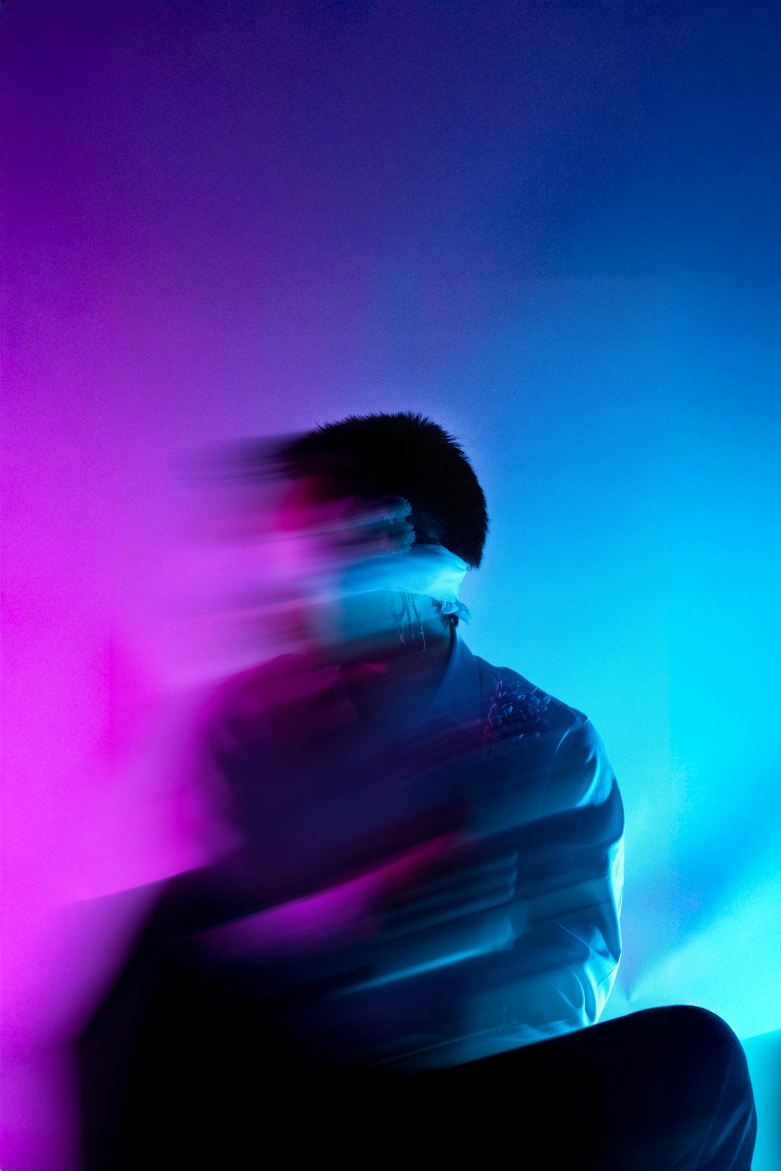
#> input picture sample.jpg, 5461 x 8192 px (shown at 1/7 size)
$ python open_cv_morphology_ops_github.py
#> lines starting #> are read from the running program, lines starting #| are printed output that depends on the picture
import cv2
import os
import numpy as np
import tkinter as tk


class MorphologyOps:
    def __init__(self, image_path: str, folder_name: str):
        self.image = cv2.imread(image_path, cv2.IMREAD_GRAYSCALE)
        self.folder_name = folder_name
        os.makedirs(self.folder_name, exist_ok=True)

        if self.image is None:
            raise FileNotFoundError(f"❌ Image not found at {image_path}")

        # Get screen size
        root = tk.Tk()
        root.withdraw() # Hide the TK window
        self.screen_w = root.winfo_screenwidth()
        self.screen_h = root.winfo_screenheight()

    def _resize_with_padding(self, img, target_size):
        """
        Resize image keeping aspect ratio, add black padding to fit target size.
        """
        h, w = img.shape[:2]
        target_w, target_h = target_size

        scale = min(target_w / w, target_h / h)
        new_w, new_h = int(w * scale), int(h * scale)
        resized = cv2.resize(img, (new_w, new_h), interpolation=cv2.INTER_AREA)

        top = (target_h - new_h) // 2
        bottom = target_h - new_h - top
        left = (target_w - new_w) // 2
        right = target_w - new_w - left
        padded = cv2.copyMakeBorder(resized, top, bottom, left, right,
                                    cv2.BORDER_CONSTANT, value=(0, 0, 0))
        return padded

    def show_comparison(self, eroded, dilated, win_name="Original vs Erosion vs Dilation"):
        """
        Show Original, Eroded, and Dilated images side by side,
        scaled to screen size.
        """
       # Equal space for three images → let's divide the screen into 3 parts
        target_w = self.screen_w // 3
        target_h = self.screen_h

        original_resized = self._resize_with_padding(self.image, (target_w, target_h))
        eroded_resized = self._resize_with_padding(eroded, (target_w, target_h))
        dilated_resized = self._resize_with_padding(dilated, (target_w, target_h))

        combined = np.hstack((original_resized, eroded_resized, dilated_resized))

        cv2.namedWindow(win_name, cv2.WINDOW_NORMAL)
        cv2.setWindowProperty(win_name, cv2.WND_PROP_FULLSCREEN, cv2.WINDOW_FULLSCREEN)
        cv2.imshow(win_name, combined)
        cv2.waitKey(0)
        cv2.destroyAllWindows()

    def erosion(self, kernel_size=(5, 5), iterations=1, save_name="eroded.png"):
        kernel = np.ones(kernel_size, np.uint8)
        eroded = cv2.erode(self.image, kernel, iterations=iterations)
        path = f"{self.folder_name}/{save_name}"
        cv2.imwrite(path, eroded)
        print(f"✅ Eroded image saved as {path}")
        return eroded

    def dilation(self, kernel_size=(5, 5), iterations=1, save_name="dilated.png"):
        kernel = np.ones(kernel_size, np.uint8)
        dilated = cv2.dilate(self.image, kernel, iterations=iterations)
        path = f"{self.folder_name}/{save_name}"
        cv2.imwrite(path, dilated)
        print(f"✅ Dilated image saved as {path}")
        return dilated

    def explain_morphology(self):
        print("Morphological Operations:")
        print("- Erosion: Removes pixels on object boundaries → shrinks objects.")
        print("- Dilation: Adds pixels to object boundaries → enlarges objects.")
        print("Often used in noise removal, edge detection, or shape analysis.")


def main():
    image_path = "sample.jpg"
    folder_name = "morphology_results"

    mo = MorphologyOps(image_path, folder_name)
#> in __init__, `self.image = cv2.imread(image_path, cv2.IMREAD_GRAYSCALE)`:
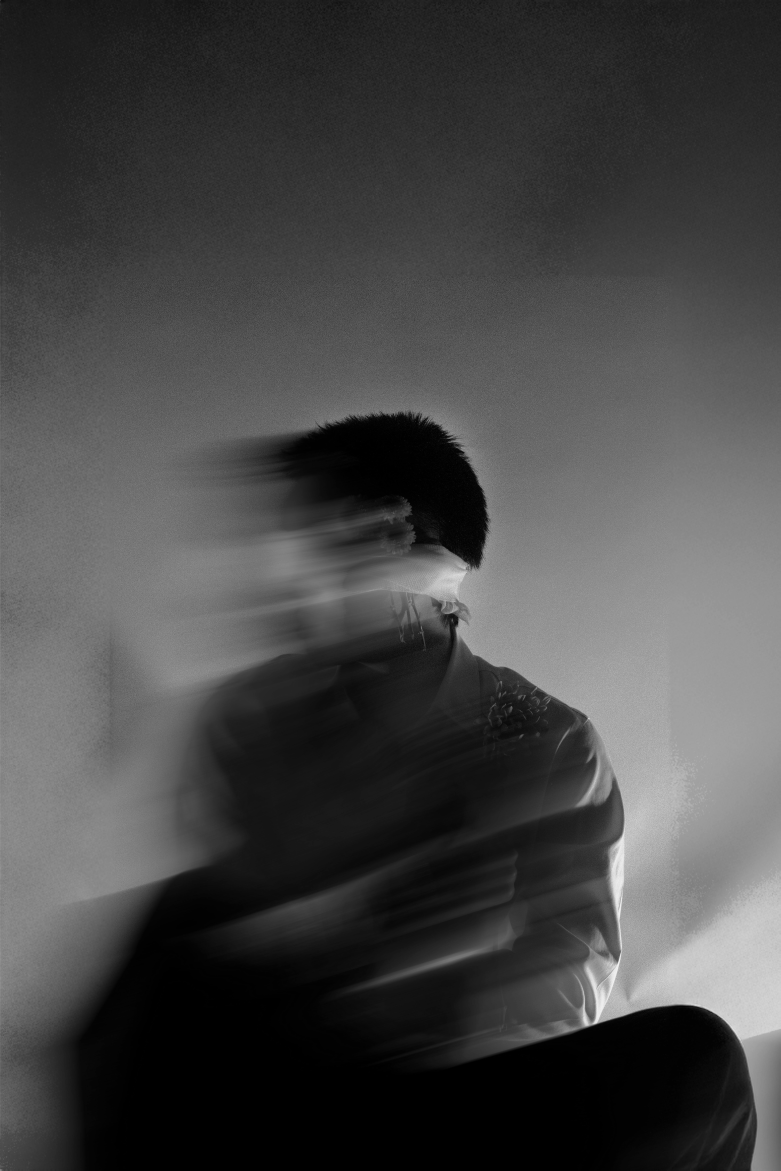
#> self.image: shape (8192, 5461) (shown at 1/7 size); min 0, max 255, mean 69.9

    # Apply Erosion & Dilation
    eroded_img = mo.erosion(kernel_size=(5, 5), iterations=1)
#> in erosion, `eroded = cv2.erode(self.image, kernel, iterations=iterations)`:
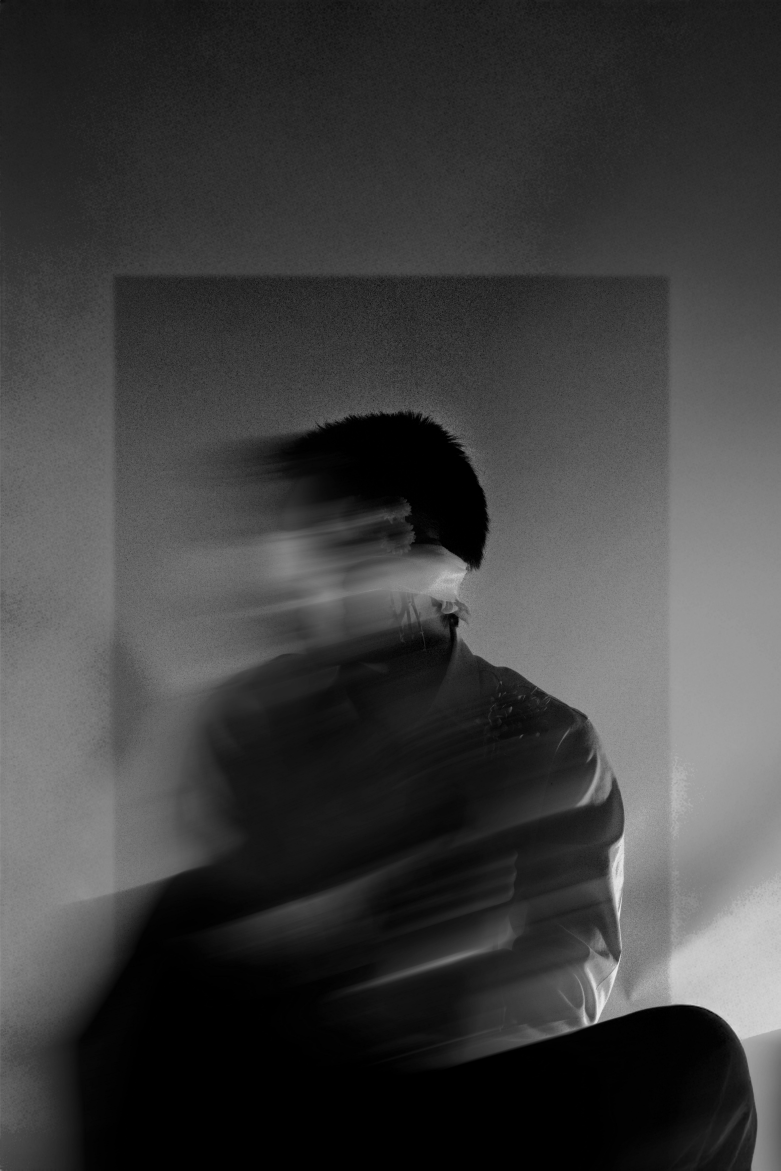
#> eroded: shape (8192, 5461) (shown at 1/7 size); min 0, max 239, mean 62.5
    dilated_img = mo.dilation(kernel_size=(5, 5), iterations=1)

    # Show full screen comparison
    mo.show_comparison(eroded_img, dilated_img)
#> call 2 of _resize_with_padding, with target_size = (640, 1080)
#> in _resize_with_padding (call 2), `padded = cv2.copyMakeBorder(resized, top, bottom, left, right, cv2.BOR..`:
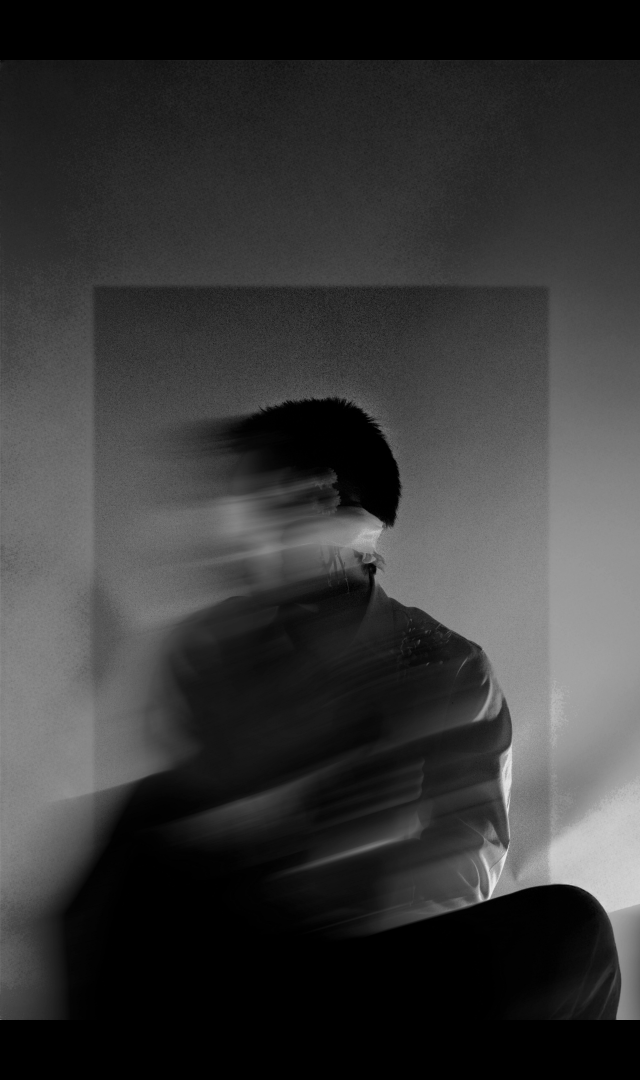
#> padded: shape (1080, 640); min 0, max 232, mean 55.6
#> call 3 of _resize_with_padding, with target_size = (640, 1080)
#> in _resize_with_padding (call 3), `resized = cv2.resize(img, (new_w, new_h), interpolation=cv2.INTER_AREA)`:
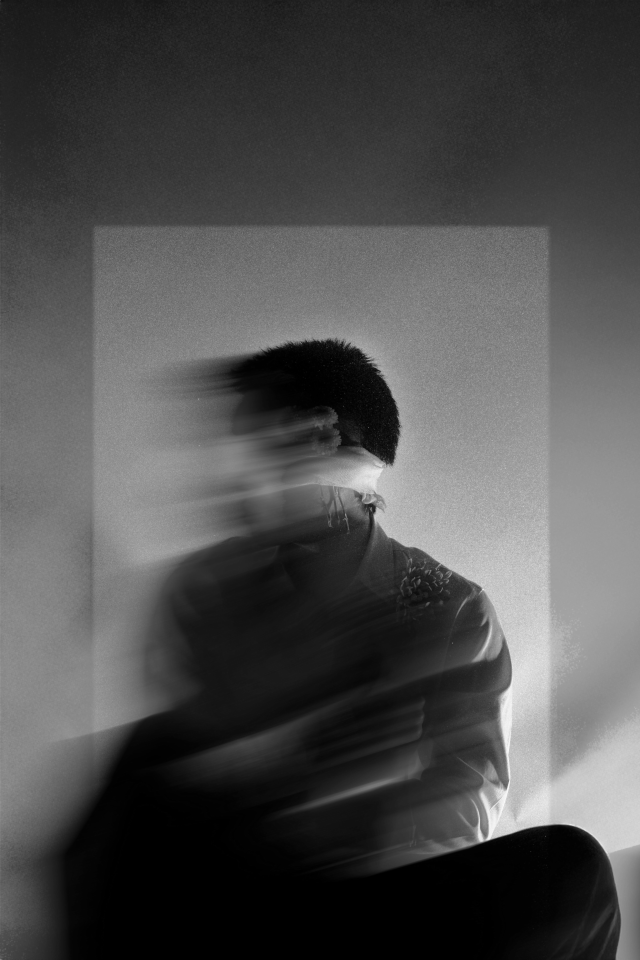
#> resized: shape (960, 640); min 0, max 248, mean 77.7
#> in _resize_with_padding (call 3), `padded = cv2.copyMakeBorder(resized, top, bottom, left, right, cv2.BOR..`:
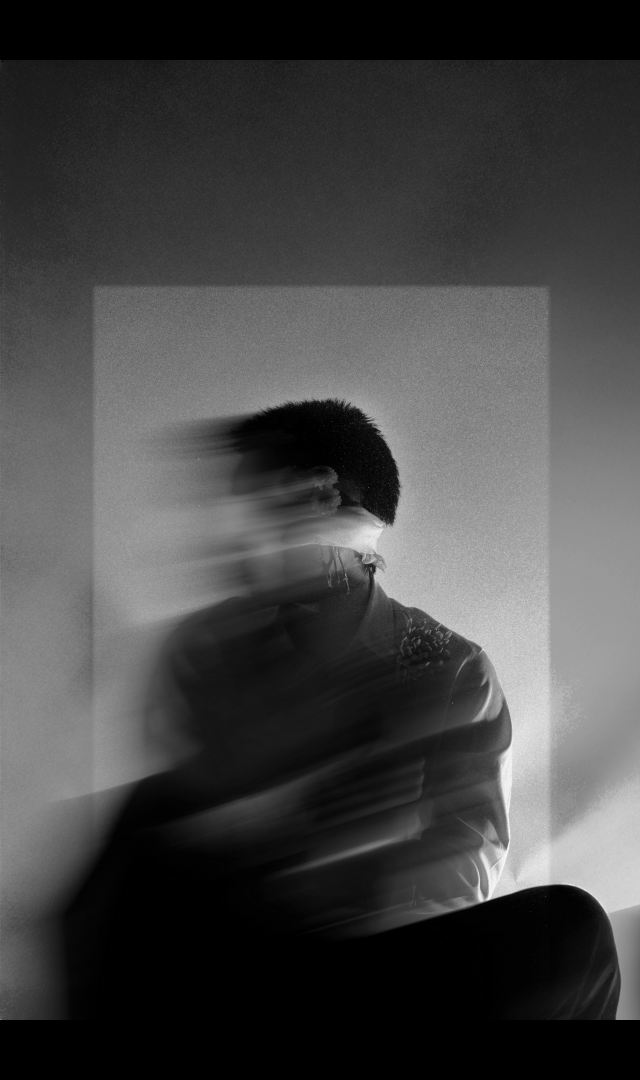
#> padded: shape (1080, 640); min 0, max 248, mean 69
#> in show_comparison, `combined = np.hstack((original_resized, eroded_resized, dilated_resize..`:
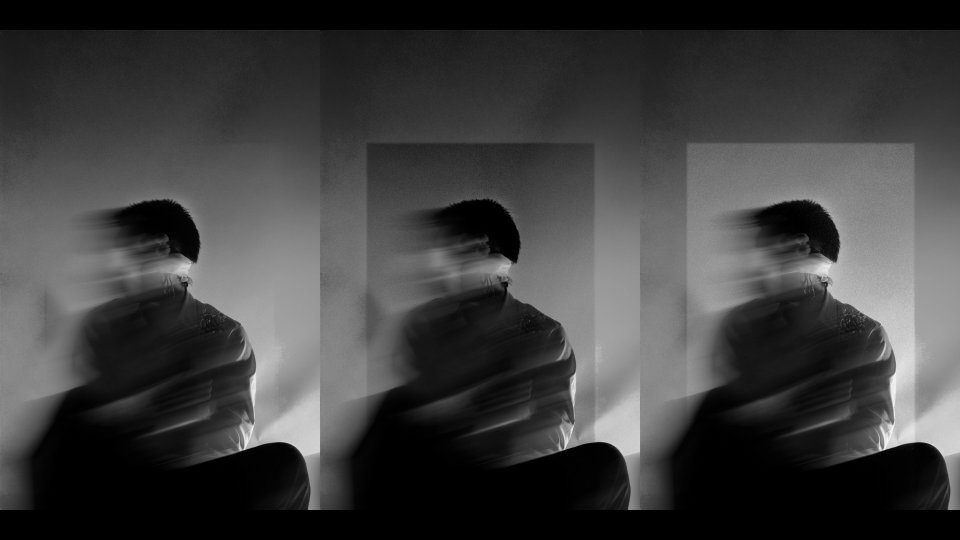
#> combined: shape (1080, 1920) (shown at 1/2 size); min 0, max 248, mean 62.2

    mo.explain_morphology()


if __name__ == "__main__":
    main()

$ run again, with bird.jpg copied over sample.jpg
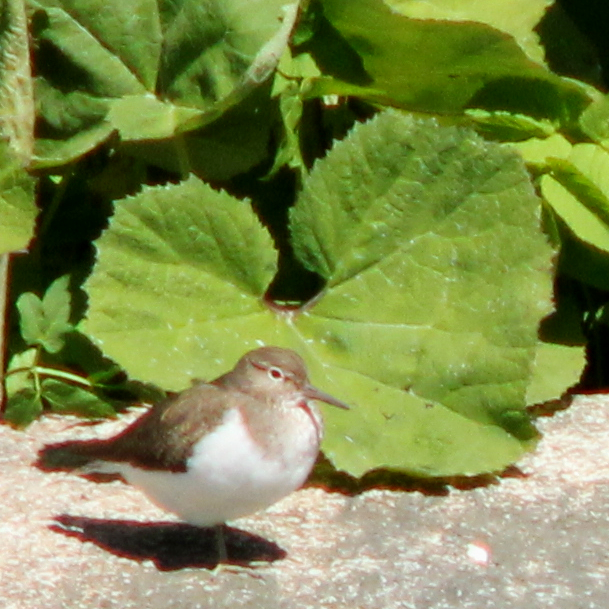
#> input picture bird.jpg, 609 x 609 px
#> in _resize_with_padding (call 3), `padded = cv2.copyMakeBorder(resized, top, bottom, left, right, cv2.BOR..`:
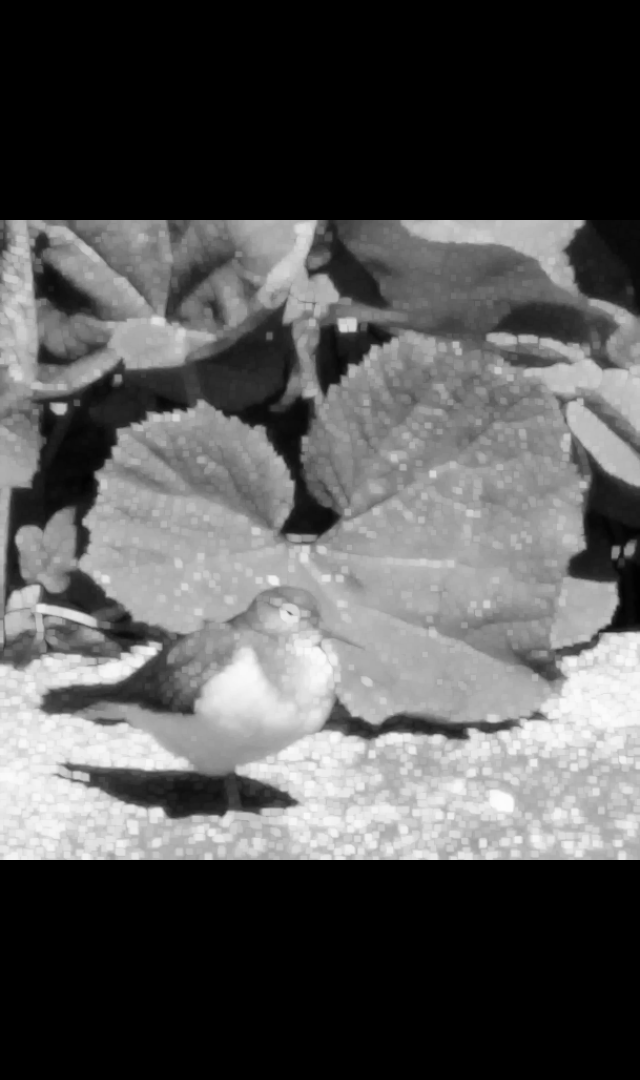
#> padded: shape (1080, 640); min 0, max 252, mean 85.4
#> in show_comparison, `combined = np.hstack((original_resized, eroded_resized, dilated_resize..`:
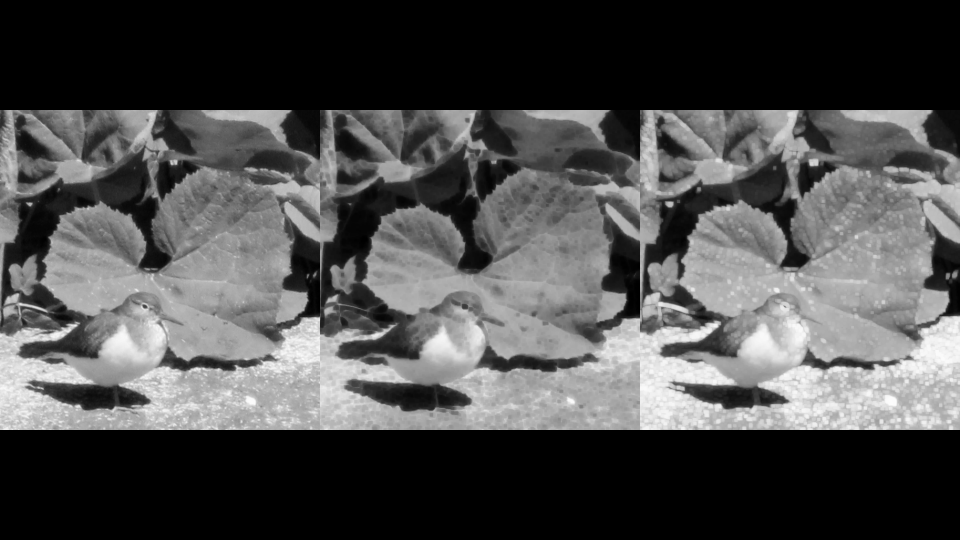
#> combined: shape (1080, 1920) (shown at 1/2 size); min 0, max 252, mean 76.5

$ run again, with cars.jpg copied over sample.jpg
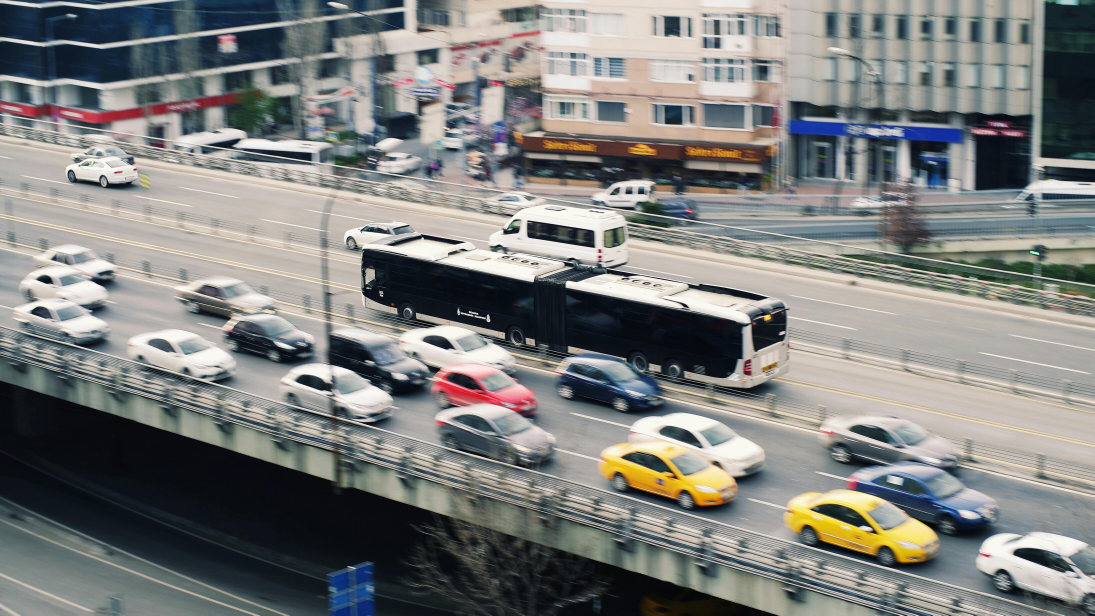
#> input picture cars.jpg, 5472 x 3078 px (shown at 1/5 size)
#> in _resize_with_padding (call 3), `padded = cv2.copyMakeBorder(resized, top, bottom, left, right, cv2.BOR..`:
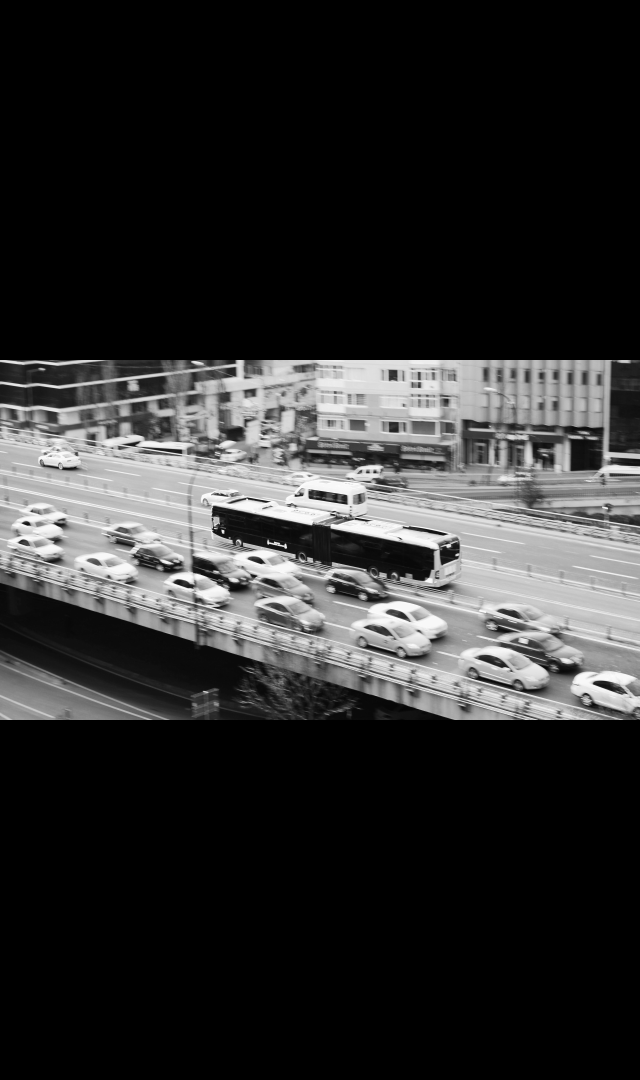
#> padded: shape (1080, 640); min 0, max 254, mean 45.8
#> in show_comparison, `combined = np.hstack((original_resized, eroded_resized, dilated_resize..`:
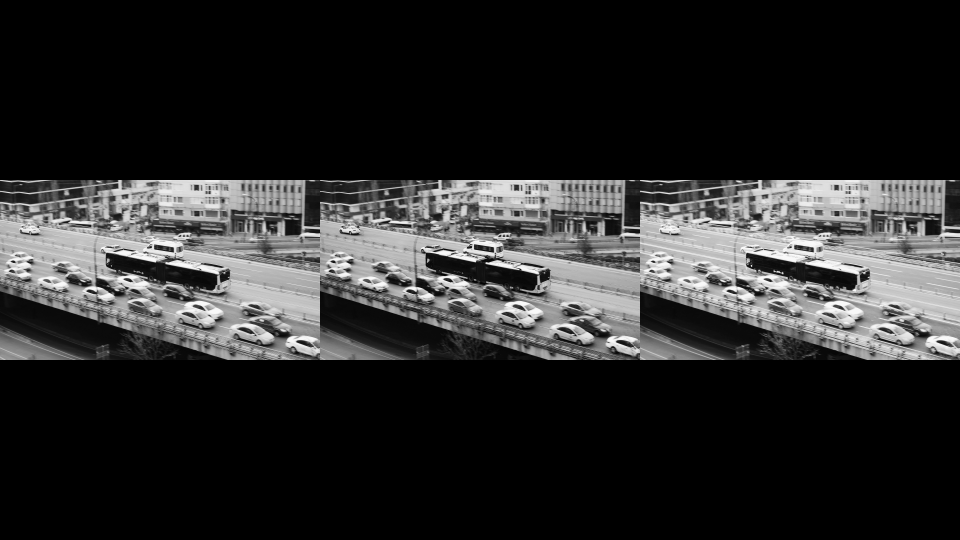
#> combined: shape (1080, 1920) (shown at 1/2 size); min 0, max 254, mean 42.2
